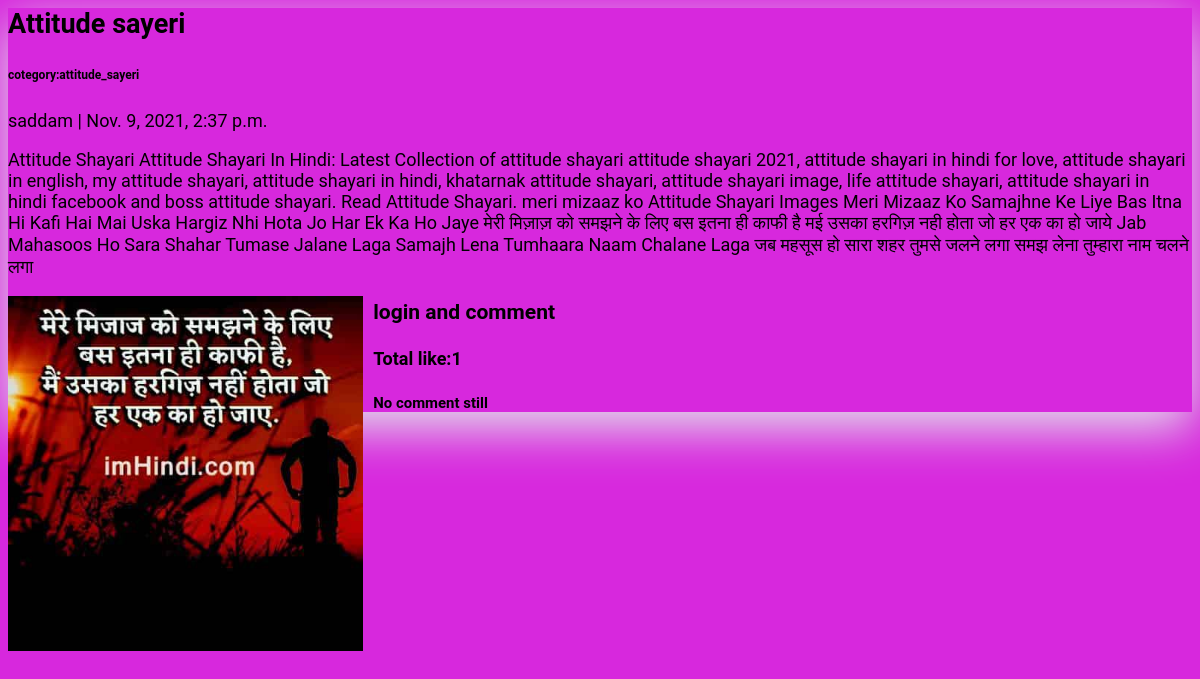
The page /postbyid25 on the database its author committed.
### blog_app/models.py (models this page shows, shortened)
class Post(models.Model):
    title = models.CharField(max_length=200)
    image=models.ImageField(upload_to='images/')
    author = models.ForeignKey(User, on_delete= models.CASCADE,related_name='blog_posts')
    cotegory=models.CharField(max_length=100,choices=cotegory,default='love_sayeri')
    updated_on = models.DateTimeField(auto_now= True)
    content = models.TextField()
    created_on = models.DateTimeField(auto_now_add=True)
    status = models.IntegerField(choices=STATUS, default=0)
    class Meta:
        ordering = ['-created_on']

### blog_app/views.py (the view)
# urls.py: path('postbyid<int:id>',views.postbyid,name='postbyid'),
def postbyid(request,id):
    data =Post.objects.get(id=id)
    lk=bloglike.objects.filter(postid=id)
    cm=blogcomment.objects.filter(postid=id)
    user=request.user
    print("===============",user)
    return render(request,'postbyid.html',{'post':data,'cm':cm,'like':lk,'user':user})

### blog_app/templates/postbyid.html (shortened to what this page needs)
{% block content %}
<div class="container">
    <div class="row">
        <div class="col-md-6 mx-auto ">
            <div class="card mb-4">
                <div class="card-body">
                    <h2 class="card-title">{{ post.title }}</h2>
                    <h6>cotegory:{{post.cotegory}}</h6>
                    <p class="card-text text-muted h6">{{ post.author }} | {{ post.created_on}} </p>
                    <p class="card-text">{{post.content|slice:":10000" }} </p>
                </div>
                <p> <img src="{{ post.image.url }}" class="img-responsive" style="width: 30%; float: left; margin-right: 10px;" /></p>
                {% if user.is_authenticated %}
                <form method="POST" action="/like">
                    {% csrf_token%}
                    <input type="hidden" name="postauthor" value="{{post.author}}">
                     <input type="hidden" name="postid" value="{{post.id}}">
                    <input type="submit" value="like">
                </form>
                <form method="POST" action="/comment">
                    {% csrf_token%}
                    <input type="textarea" name="comment">
                    <input type="hidden" name="postauthor" value="{{post.author}}">
                     <input type="hidden" name="postid" value="{{post.id}}">
                    <input type="submit" value="comment">
                </form>  {%else%}
                <h3>login and comment</h3>
                {% endif %}
                <h4>Total like:{{like.count}}</h4>
                     {% if cm.count %}
                    <h4>Total comment:{{cm.count}}</h4>
                    {%else%}
                    <h5>No comment still</h5>
                    {%endif%}
            </div>
        </div>
    </div>
</div>
{%endblock%}

### blog_app/templates/postbyid.html (style rules this page uses)
.card { box-shadow: 0 16px 48px #E3E7EB; }

### rows shown on the page
Post: title "Attitude sayeri", cotegory "attitude_sayeri", author "saddam", created_on "Nov. 9, 2021, 2:37 p.m.", content "Attitude Shayari Attitude Shayari In Hindi: Latest Collection of attitude shayari attitude shayari 2021, attitude shayari in hindi for love, attitude shayari in english, my attitude shayari, attitude shayari in hindi, khatarnak attitude shayari, attitude shayari image, life attitude shayari, attitude shayari in hindi facebook and boss attitude shayari. Read Attitude Shayari. meri mizaaz ko Attitude Shayari Images Meri Mizaaz Ko Samajhne Ke Liye Bas Itna Hi Kafi Hai Mai Uska Hargiz Nhi Hota Jo Har Ek Ka Ho Jaye मेरी मिज़ाज़ को समझने के लिए बस इतना ही काफी है मई उसका हरगिज़ नही होता जो हर एक का हो जाये Jab Mahasoos Ho Sara Shahar Tumase Jalane Laga Samajh Lena Tumhaara Naam Chalane Laga जब महसूस…", image (picture)

### other values the page prints
{{ like.count }} "1"
